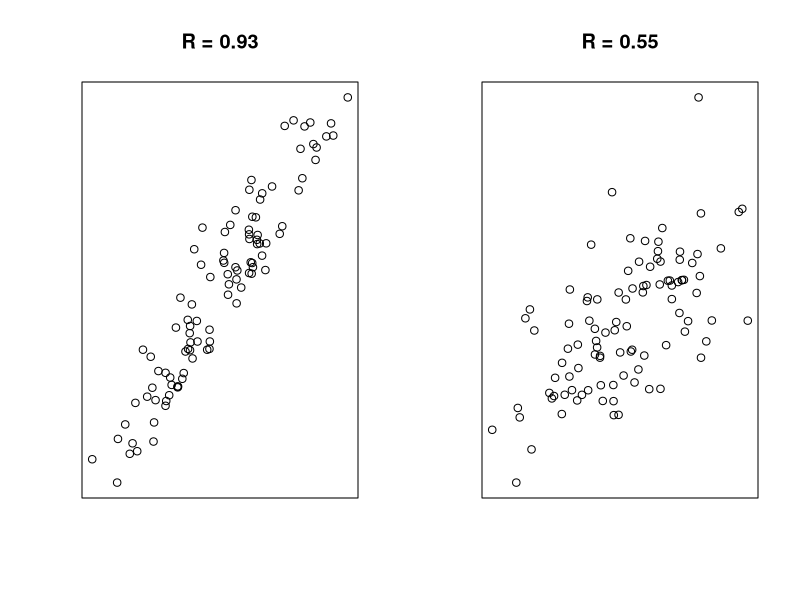
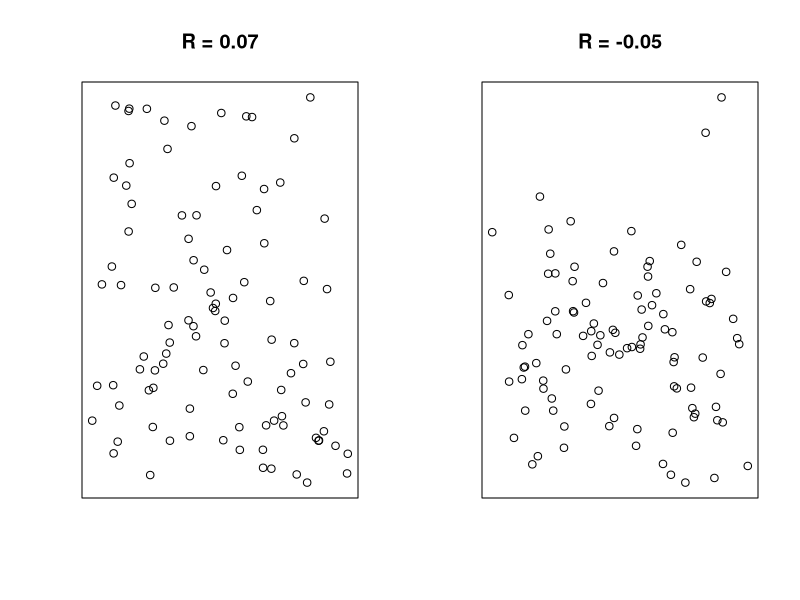
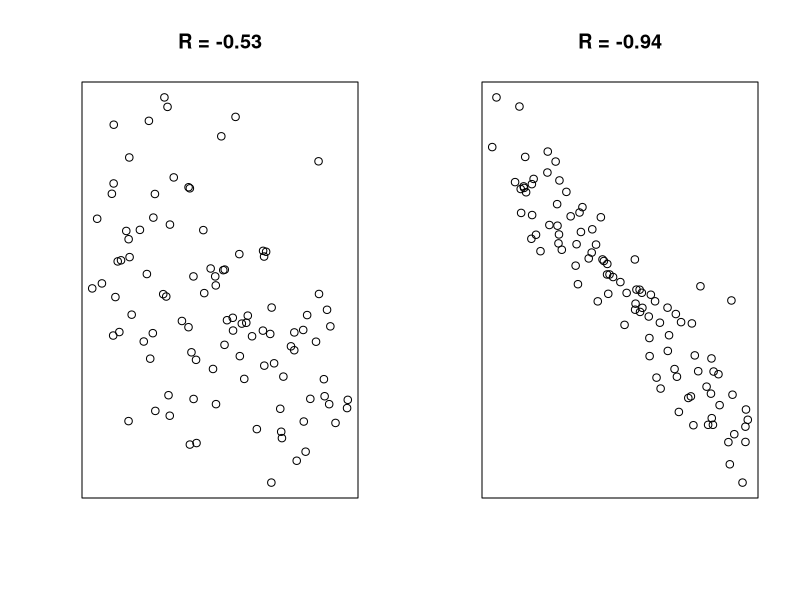
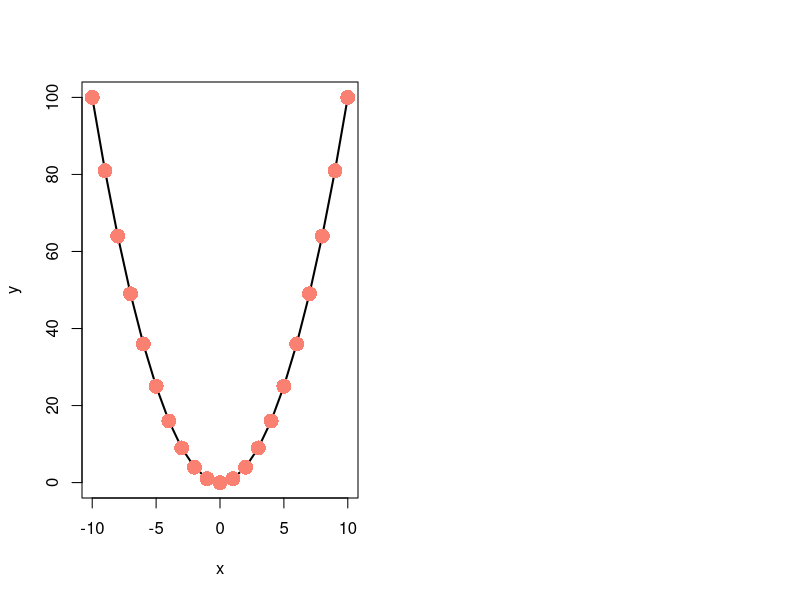

These figures' R source, in order:
## ---- chunk 1
knitr::opts_chunk$set(echo = FALSE)
## ---- chunk 2
set.seed(0)
par(mfrow=c(1,2))
x1 <- 1:100 + rnorm(100, 0, 25)
y1 <- 7*x1 + 4 + rnorm(100, 0, 100)
plot(x1, y1, main = "R = 0.93", xlab="", ylab="", xaxt="n", yaxt="n")

x2 <- 1:100 + rnorm(100, 0, 35)
y2 <- 5*x2 - 6 + rnorm(100, 0, 300)
plot(x2, y2, main = "R = 0.55", xlab="", ylab="", xaxt="n", yaxt="n")
## ---- chunk 3
set.seed(0)
par(mfrow=c(1,2))
x3 <- 1:100 + rnorm(100, 0, 5)
y3 <- runif(100, 10, 100)
plot(x3, y3, main = "R = 0.07", xlab="", ylab="", xaxt="n", yaxt="n")

x4 <- 1:100 + rnorm(100, 0, 5)
y4 <- -runif(100, 5, 50) + rnorm(100, 0, 200)
plot(x4, y4, main = "R = -0.05", xlab="", ylab="", xaxt="n", yaxt="n")
## ---- chunk 4
set.seed(0)
par(mfrow=c(1,2))
x5 <- 1:100 + rnorm(100, 0, 5)
y5 <- -5*x2 - 6 + rnorm(100, 0, 170)
plot(x5, y5, main = "R = -0.53", xlab="", ylab="", xaxt="n", yaxt="n")

x6 <- 1:100 + rnorm(100, 0, 5)
y6 <- -8*x6 + 15 + rnorm(100, 0, 100)
plot(x6, y6, main = "R = -0.94", xlab="", ylab="", xaxt="n", yaxt="n")
## ---- chunk 5
x <- -10:10
y <- x^2
plot(x,y, type='l', lwd=2); points(x,y, cex = 2, pch=16, col='salmon')
